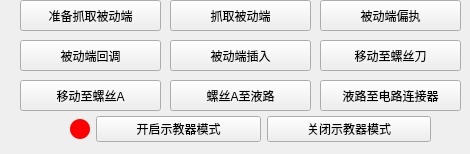
        <widget class="QWidget" name="page_10">
         <widget class="QPushButton" name="pushButton">
          <property name="geometry">
           <rect>
            <x>20</x>
            <y>80</y>
            <width>141</width>
            <height>31</height>
           </rect>
          </property>
          <property name="text">
           <string>移动至螺丝A</string>
          </property>
         </widget>
         <widget class="QPushButton" name="pushButton_5">
          <property name="geometry">
           <rect>
            <x>20</x>
            <y>0</y>
            <width>141</width>
            <height>31</height>
           </rect>
          </property>
          <property name="text">
           <string>准备抓取被动端</string>
          </property>
         </widget>
         <widget class="QPushButton" name="pushButton_7">
          <property name="geometry">
           <rect>
            <x>170</x>
            <y>0</y>
            <width>141</width>
            <height>31</height>
           </rect>
          </property>
          <property name="text">
           <string>抓取被动端</string>
          </property>
         </widget>
         <widget class="QPushButton" name="pushButton_10">
          <property name="geometry">
           <rect>
            <x>170</x>
            <y>40</y>
            <width>141</width>
            <height>31</height>
           </rect>
          </property>
          <property name="text">
           <string>被动端插入</string>
          </property>
         </widget>
         <widget class="QPushButton" name="pushButton_22">
          <property name="geometry">
           <rect>
            <x>170</x>
            <y>80</y>
            <width>141</width>
            <height>31</height>
           </rect>
          </property>
          <property name="text">
           <string>螺丝A至液路</string>
          </property>
         </widget>
         <widget class="QPushButton" name="pushButton_24">
          <property name="geometry">
           <rect>
            <x>320</x>
            <y>80</y>
            <width>141</width>
            <height>31</height>
           </rect>
          </property>
          <property name="text">
           <string>液路至电路连接器</string>
          </property>
         </widget>
         <widget class="QWidget" name="layoutWidget">
          <property name="geometry">
           <rect>
            <x>70</x>
            <y>114</y>
            <width>361</width>
            <height>31</height>
           </rect>
          </property>
          <layout class="QGridLayout" name="gridLayout_38">
           <item row="0" column="0">
            <widget class="QLabel" name="label_119">
             <property name="styleSheet">
              <string notr="true">     background-color: red;
     border-radius: 10px; /* 调整这个值，使其等于宽度的一半 */
     min-height: 20px;
     max-height: 20px;
     min-width: 20px;
     max-width: 20px;</string>
             </property>
             <property name="text">
              <string/>
             </property>
            </widget>
           </item>
           <item row="0" column="1">
            <widget class="QPushButton" name="pushButton_2">
             <property name="text">
              <string>开启示教器模式</string>
             </property>
            </widget>
           </item>
           <item row="0" column="2">
            <widget class="QPushButton" name="pushButton_4">
             <property name="text">
              <string>关闭示教器模式</string>
             </property>
            </widget>
           </item>
          </layout>
         </widget>
         <widget class="QPushButton" name="pushButton_25">
          <property name="geometry">
           <rect>
            <x>320</x>
            <y>0</y>
            <width>141</width>
            <height>31</height>
           </rect>
          </property>
          <property name="text">
           <string>被动端偏执</string>
          </property>
         </widget>
         <widget class="QPushButton" name="pushButton_26">
          <property name="geometry">
           <rect>
            <x>20</x>
            <y>40</y>
            <width>141</width>
            <height>31</height>
           </rect>
          </property>
          <property name="text">
           <string>被动端回调</string>
          </property>
         </widget>
         <widget class="QPushButton" name="pushButton_29">
          <property name="geometry">
           <rect>
            <x>320</x>
            <y>40</y>
            <width>141</width>
            <height>31</height>
           </rect>
          </property>
          <property name="text">
           <string>移动至螺丝刀</string>
          </property>
         </widget>
        </widget>
